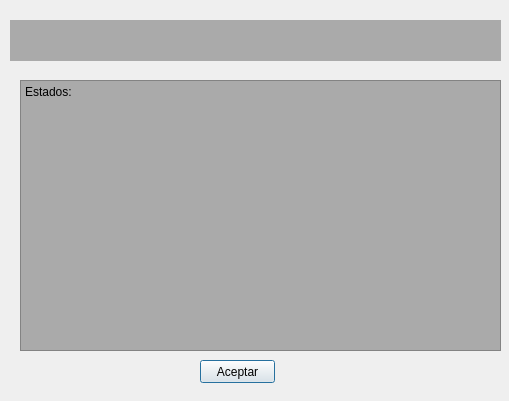
<?xml version="1.0" encoding="UTF-8"?>
<ui version="4.0">
 <class>Estados</class>
 <widget class="QDialog" name="Estados">
  <property name="geometry">
   <rect>
    <x>0</x>
    <y>0</y>
    <width>509</width>
    <height>401</height>
   </rect>
  </property>
  <property name="windowTitle">
   <string>Dialog</string>
  </property>
  <widget class="QLabel" name="label">
   <property name="geometry">
    <rect>
     <x>10</x>
     <y>20</y>
     <width>491</width>
     <height>41</height>
    </rect>
   </property>
   <property name="styleSheet">
    <string notr="true">background-color: rgb(170, 170, 170);
font: 14pt &quot;Segoe UI Symbol&quot;;</string>
   </property>
   <property name="text">
    <string/>
   </property>
  </widget>
  <widget class="QPushButton" name="aceptar">
   <property name="geometry">
    <rect>
     <x>200</x>
     <y>360</y>
     <width>75</width>
     <height>23</height>
    </rect>
   </property>
   <property name="text">
    <string>Aceptar</string>
   </property>
  </widget>
  <widget class="QPlainTextEdit" name="plainTextEdit">
   <property name="geometry">
    <rect>
     <x>20</x>
     <y>80</y>
     <width>481</width>
     <height>271</height>
    </rect>
   </property>
   <property name="styleSheet">
    <string notr="true">background-color: rgb(170, 170, 170);
font: 14pt &quot;Segoe UI Symbol&quot;;</string>
   </property>
   <property name="plainText">
    <string>Estados: 
</string>
   </property>
  </widget>
 </widget>
 <resources/>
 <connections/>
</ui>
